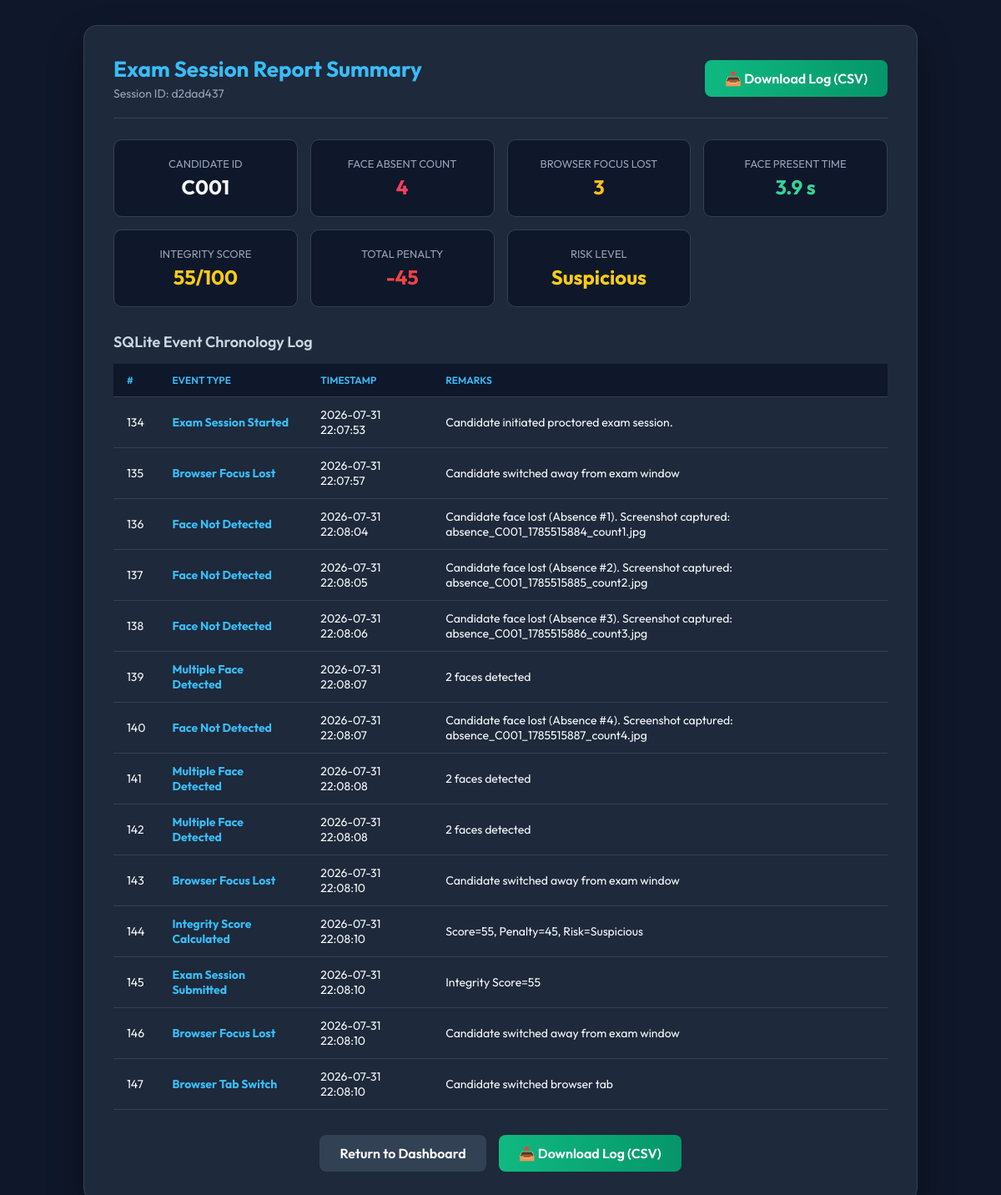
The app's page /session_summary/d2dad437 (signed in) with its own data.
### tables this page shows
CREATE TABLE EventLog (
            id INTEGER PRIMARY KEY AUTOINCREMENT,
            session_id TEXT,
            candidate_id TEXT NOT NULL,

            event_type TEXT NOT NULL,
            timestamp TEXT NOT NULL,

            penalty INTEGER DEFAULT 0,

            remarks TEXT,

            FOREIGN KEY(candidate_id)
            REFERENCES Candidate(candidate_id)
        );

### app.py (the view)
@app.route('/session_summary/<session_id>')
def session_summary(session_id):
    if 'candidate_id' not in session:
        return redirect('/login')
    candidate = get_candidate_by_id(session['candidate_id'])
    session_data = get_session_by_id(session_id)
    events = get_session_events(session_id)
    print(candidate)
    print(session_data)
    return render_template('summary.html', candidate=candidate, session_data=session_data, events=events)

### app.py (called while the page is built)
@app.before_request
def initialize_system():
    init_db()

### database.py (called while the page is built)
def get_db_connection():
    conn = sqlite3.connect(DB_PATH)
    conn.row_factory = sqlite3.Row
    return conn

def get_candidate_by_id(candidate_id):
    conn = get_db_connection()
    candidate = conn.execute('SELECT * FROM Candidate WHERE candidate_id = ?', (candidate_id,)).fetchone()
    conn.close()
    return candidate

def get_session_by_id(session_id):
    conn = get_db_connection()
    session_data = conn.execute('SELECT * FROM Session WHERE session_id = ?', (session_id,)).fetchone()
    conn.close()
    return session_data

def get_session_events(session_id):
    conn = get_db_connection()
    events = conn.execute('SELECT * FROM EventLog WHERE session_id = ? ORDER BY id ASC', (session_id,)).fetchall()
    conn.close()
    return events

### templates/summary.html (shortened to what this page needs)
<!DOCTYPE html>
<html lang="en">
<head>
</head>
<body>
    <div class="container">
        <div class="header">
            <div>
                <h2>Exam Session Report Summary</h2>
                <p style="color:#94a3b8; font-size:14px; margin-top:4px;">Session ID: {{ session_data.session_id }}</p>
            </div>
            <a href="/export_csv/{{ session_data.session_id }}" class="btn btn-csv">📥 Download Log (CSV)</a>
        </div>
        <div class="grid">
    <div class="metric-card">
        <div class="metric-title">Candidate ID</div>
        <div class="metric-value">{{ session_data.candidate_id }}</div>
    </div>
    <div class="metric-card">
        <div class="metric-title">Face Absent Count</div>
        <div class="metric-value" style="color:#f43f5e;">
            {{ session_data.face_absent_count }}
        </div>
    </div>
    <div class="metric-card">
        <div class="metric-title">Browser Focus Lost</div>
        <div class="metric-value" style="color:#fbbf24;">
            {{ session_data.browser_focus_lost_count }}
        </div>
    </div>
    <div class="metric-card">
        <div class="metric-title">Face Present Time</div>
        <div class="metric-value" style="color:#34d399;">
            {{ session_data.total_detected_seconds }} s
        </div>
    </div>
    <div class="metric-card">
        <div class="metric-title">Integrity Score</div>
        {% if session_data.integrity_score >= 90 %}
            <div class="metric-value" style="color:#22c55e;">
                {{ session_data.integrity_score }}/100
            </div>
        {% elif session_data.integrity_score >= 75 %}
            <div class="metric-value" style="color:#84cc16;">
                {{ session_data.integrity_score }}/100
            </div>
        {% elif session_data.integrity_score >= 50 %}
            <div class="metric-value" style="color:#facc15;">
                {{ session_data.integrity_score }}/100
            </div>
        {% elif session_data.integrity_score >= 25 %}
            <div class="metric-value" style="color:#f97316;">
                {{ session_data.integrity_score }}/100
            </div>
        {% else %}
            <div class="metric-value" style="color:#ef4444;">
                {{ session_data.integrity_score }}/100
            </div>
        {% endif %}
    </div>
    <div class="metric-card">
        <div class="metric-title">Total Penalty</div>
        <div class="metric-value" style="color:#ef4444;">
            -{{ session_data.total_penalty }}
        </div>
    </div>
    <div class="metric-card">
        <div class="metric-title">Risk Level</div>
        {% if session_data.risk_level == "Excellent" %}
            <div class="metric-value" style="color:#22c55e;">
                {{ session_data.risk_level }}
            </div>
        {% elif session_data.risk_level == "Good" %}
            <div class="metric-value" style="color:#84cc16;">
                {{ session_data.risk_level }}
            </div>
        {% elif session_data.risk_level == "Suspicious" %}
            <div class="metric-value" style="color:#facc15;">
                {{ session_data.risk_level }}
            </div>
        {% elif session_data.risk_level == "High Risk" %}
            <div class="metric-value" style="color:#f97316;">
                {{ session_data.risk_level }}
            </div>
        {% else %}
            <div class="metric-value" style="color:#ef4444;">
                {{ session_data.risk_level }}
            </div>
        {% endif %}
    </div>
</div>
        <div class="section-title">SQLite Event Chronology Log</div>
        <div class="table-responsive">
            <table>
                <thead>
                    <tr>
                        <th>#</th>
                        <th>Event Type</th>
                        <th>Timestamp</th>
                        <th>Remarks</th>
                    </tr>
                </thead>
                <tbody>
                    {% for event in events %}
                        <tr>
                            <td>{{ event.id }}</td>
                            <td><strong style="color:#38bdf8;">{{ event.event_type }}</strong></td>
                            <td>{{ event.timestamp }}</td>
                            <td>{{ event.remarks }}</td>
                        </tr>
                    {% endfor %}
                </tbody>
            </table>
        </div>
        <div class="actions">
            <a href="/dashboard" class="btn btn-dash">Return to Dashboard</a>
            <a href="/export_csv/{{ session_data.session_id }}" class="btn btn-csv">📥 Download Log (CSV)</a>
        </div>
    </div>
</body>
</html>

### templates/summary.html (style rules this page uses)
* { box-sizing: border-box; margin: 0; padding: 0; font-family: 'Outfit', sans-serif; }
body { background: #0f172a; color: #f8fafc; min-height: 100vh; padding: 30px 20px; }
.container { max-width: 1000px; margin: 0 auto; background: #1e293b; border: 1px solid #334155; border-radius: 16px; padding: 35px; box-shadow: 0 20px 40px rgba(0,0,0,0.4); }
.header { display: flex; justify-content: space-between; align-items: center; border-bottom: 1px solid #334155; padding-bottom: 20px; margin-bottom: 25px; }
h2 { font-size: 26px; color: #38bdf8; }
.grid { display: grid; grid-template-columns: repeat(auto-fit, minmax(220px, 1fr)); gap: 15px; margin-bottom: 30px; }
.metric-card { background: #0f172a; padding: 20px; border-radius: 10px; border: 1px solid #334155; text-align: center; }
.metric-title { font-size: 13px; color: #94a3b8; text-transform: uppercase; margin-bottom: 5px; }
.metric-value { font-size: 24px; font-weight: 700; color: #f8fafc; }
.section-title { font-size: 18px; font-weight: 600; color: #cbd5e1; margin-bottom: 15px; }
.table-responsive { overflow-x: auto; margin-bottom: 30px; }
table { width: 100%; border-collapse: collapse; text-align: left; font-size: 14px; }
th, td { padding: 12px 16px; border-bottom: 1px solid #334155; }
th { background: #0f172a; color: #38bdf8; font-weight: 600; text-transform: uppercase; font-size: 12px; }
.actions { display: flex; gap: 15px; justify-content: center; }
.btn { padding: 12px 24px; border-radius: 8px; font-weight: 600; text-decoration: none; color: white; transition: all 0.2s; }
.btn-csv { background: linear-gradient(90deg, #10b981 0%, #059669 100%); }
.btn-dash { background: #334155; }

### records on screen
EventLog: id "134", event_type "Exam Session Started", timestamp "2026-07-31 22:07:53", remarks "Candidate initiated proctored exam session."
EventLog: id "135", event_type "Browser Focus Lost", timestamp "2026-07-31 22:07:57", remarks "Candidate switched away from exam window"
EventLog: id "136", event_type "Face Not Detected", timestamp "2026-07-31 22:08:04", remarks "Candidate face lost (Absence #1). Screenshot captured: absence_C001_1785515884_count1.jpg"
EventLog: id "137", event_type "Face Not Detected", timestamp "2026-07-31 22:08:05", remarks "Candidate face lost (Absence #2). Screenshot captured: absence_C001_1785515885_count2.jpg"
EventLog: id "138", event_type "Face Not Detected", timestamp "2026-07-31 22:08:06", remarks "Candidate face lost (Absence #3). Screenshot captured: absence_C001_1785515886_count3.jpg"
EventLog: id "139", event_type "Multiple Face Detected", timestamp "2026-07-31 22:08:07", remarks "2 faces detected"
EventLog: id "140", event_type "Face Not Detected", timestamp "2026-07-31 22:08:07", remarks "Candidate face lost (Absence #4). Screenshot captured: absence_C001_1785515887_count4.jpg"
EventLog: id "141", event_type "Multiple Face Detected", timestamp "2026-07-31 22:08:08", remarks "2 faces detected"
EventLog: id "142", event_type "Multiple Face Detected", timestamp "2026-07-31 22:08:08", remarks "2 faces detected"
EventLog: id "143", event_type "Browser Focus Lost", timestamp "2026-07-31 22:08:10", remarks "Candidate switched away from exam window"
EventLog: id "144", event_type "Integrity Score Calculated", timestamp "2026-07-31 22:08:10", remarks "Score=55, Penalty=45, Risk=Suspicious"
EventLog: id "145", event_type "Exam Session Submitted", timestamp "2026-07-31 22:08:10", remarks "Integrity Score=55"
EventLog: id "146", event_type "Browser Focus Lost", timestamp "2026-07-31 22:08:10", remarks "Candidate switched away from exam window"
EventLog: id "147", event_type "Browser Tab Switch", timestamp "2026-07-31 22:08:10", remarks "Candidate switched browser tab"

### other values on screen
{{ session_data.session_id }} "d2dad437"
{{ session_data.candidate_id }} "C001"
{{ session_data.face_absent_count }} "4"
{{ session_data.browser_focus_lost_count }} "3"
{{ session_data.total_detected_seconds }} "3.9"
{{ session_data.integrity_score }} "55"
{{ session_data.total_penalty }} "45"
{{ session_data.risk_level }} "Suspicious"
